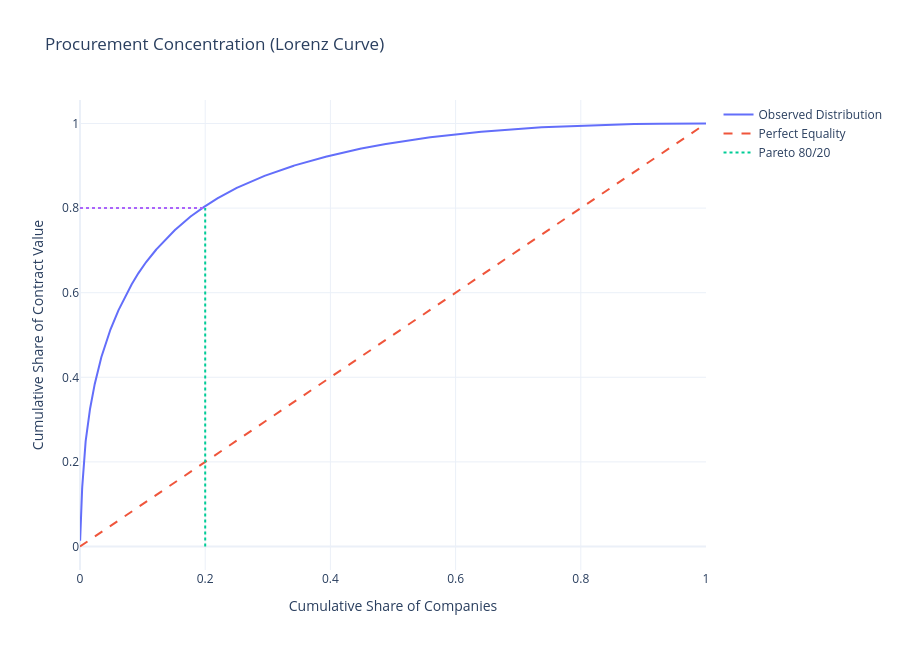

Notebook cell for this chart:
### Markdown cell above
### <font color='#BFD72F' size=5>3.2.1 Paretto Principle + HHI</font> <a class="anchor" id="3.2.1"></a>

[Back to TOC](#toc)

### Code cell
# =====================================================
# EXTRACT COMPANY PROCUREMENT VALUE
# =====================================================

def company_concentration_analysis(
    G,
    top_percentages=[0.01, 0.05, 0.1, 0.2],
    weight_attr="total_price"
):
    """
    Measures procurement concentration among companies.

    Uses incoming edge weights:
        companies receiving contract value.
    """

    # =================================================
    # COMPANY IN-STRENGTH
    # =================================================

    company_values = []

    for node in G.nodes():

        node_type = G.nodes[node].get("node_type")

        # only suppliers / adjudicatarios
        if node_type == "adjudicatario":

            total_value = G.in_degree(
                node,
                weight=weight_attr
            )

            if total_value > 0:

                company_values.append({
                    "company": node,
                    "total_value": total_value
                })

    df = pd.DataFrame(company_values)

    # =================================================
    # SORT DESCENDING
    # =================================================

    df = df.sort_values(
        "total_value",
        ascending=False
    ).reset_index(drop=True)

    # =================================================
    # SHARES
    # =================================================

    total_market = df["total_value"].sum()

    df["value_share"] = (
        df["total_value"] / total_market
    )

    df["cum_value_share"] = (
        df["value_share"].cumsum()
    )

    df["company_share"] = (
        np.arange(1, len(df) + 1) / len(df)
    )

    # =================================================
    # PARETO RESULTS
    # =================================================

    print("\n===================================")
    print("PROCUREMENT CONCENTRATION")
    print("===================================")

    for p in top_percentages:

        n_top = max(1, int(len(df) * p))

        captured = (
            df.iloc[:n_top]["value_share"]
            .sum()
        )

        print(
            f"\nTop {p*100:.0f}% companies "
            f"control {captured*100:.2f}% "
            f"of total contract value"
        )

    # =================================================
    # GINI COEFFICIENT
    # =================================================

    values = np.sort(df["total_value"].values)

    n = len(values)

    cumulative = np.cumsum(values)

    gini = (
        (
            n + 1
            - 2 * np.sum(cumulative) / cumulative[-1]
        ) / n
    )

    print(f"\nGini coefficient: {gini:.4f}")

    # =================================================
    # HHI
    # =================================================

    hhi = np.sum(
        (df["value_share"] * 100) ** 2
    )

    print(f"HHI: {hhi:.2f}")

    # =================================================
    # PARETO / LORENZ CURVE
    # =================================================

    fig = go.Figure()

    # Lorenz curve
    fig.add_trace(
        go.Scatter(
            x=df["company_share"],
            y=df["cum_value_share"],
            mode="lines",
            name="Observed Distribution"
        )
    )

    # equality line
    fig.add_trace(
        go.Scatter(
            x=[0, 1],
            y=[0, 1],
            mode="lines",
            name="Perfect Equality",
            line=dict(dash="dash")
        )
    )

    # 80/20 reference
    fig.add_trace(
        go.Scatter(
            x=[0.2, 0.2],
            y=[0, 0.8],
            mode="lines",
            name="Pareto 80/20",
            line=dict(dash="dot")
        )
    )

    fig.add_trace(
        go.Scatter(
            x=[0, 0.2],
            y=[0.8, 0.8],
            mode="lines",
            showlegend=False,
            line=dict(dash="dot")
        )
    )

    fig.update_layout(
        title="Procurement Concentration (Lorenz Curve)",
        template="plotly_white",
        width=900,
        height=650,
        xaxis_title="Cumulative Share of Companies",
        yaxis_title="Cumulative Share of Contract Value"
    )

    fig.show()

    return df


# =====================================================
# RUN
# =====================================================

concentration_df = company_concentration_analysis(
    G_log,
    top_percentages=[0.01, 0.05, 0.1, 0.2]
)

### Figure 1 — Plotly figure (JSON) as saved in the notebook; plotly's stock layout.template omitted (floating-point values rounded to 4 significant figures; data arrays with more than 128 entries replaced by an {"elided": "..."} marker saying what was removed)
{"data": [{"mode": "lines", "name": "Observed Distribution", "type": "scatter", "x": {"elided": "5327 float values"}, "y": {"elided": "5327 float values"}}, {"line": {"dash": "dash"}, "mode": "lines", "name": "Perfect Equality", "type": "scatter", "x": [0, 1], "y": [0, 1]}, {"line": {"dash": "dot"}, "mode": "lines", "name": "Pareto 80/20", "type": "scatter", "x": [0.2, 0.2], "y": [0, 0.8]}, {"line": {"dash": "dot"}, "mode": "lines", "showlegend": false, "type": "scatter", "x": [0, 0.2], "y": [0.8, 0.8]}], "layout": {"height": 650, "title": {"text": "Procurement Concentration (Lorenz Curve)"}, "width": 900, "xaxis": {"title": {"text": "Cumulative Share of Companies"}}, "yaxis": {"title": {"text": "Cumulative Share of Contract Value"}}}}
